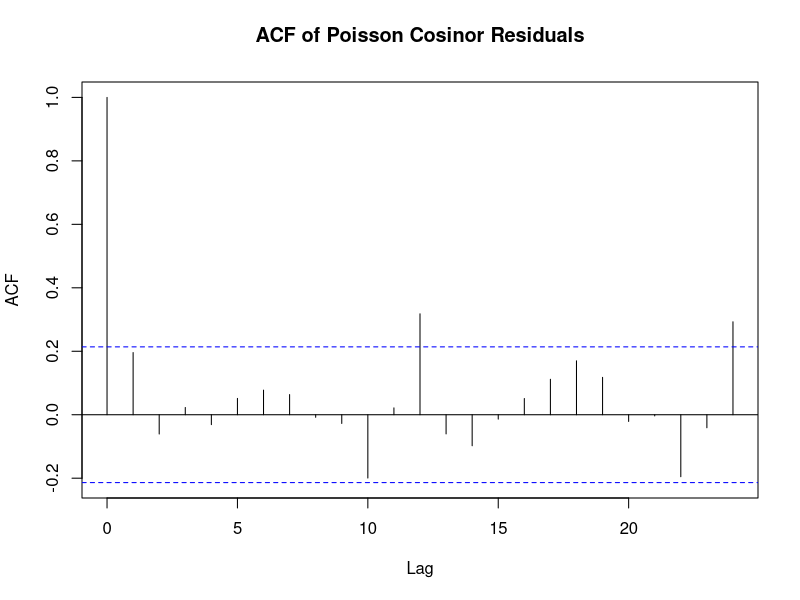
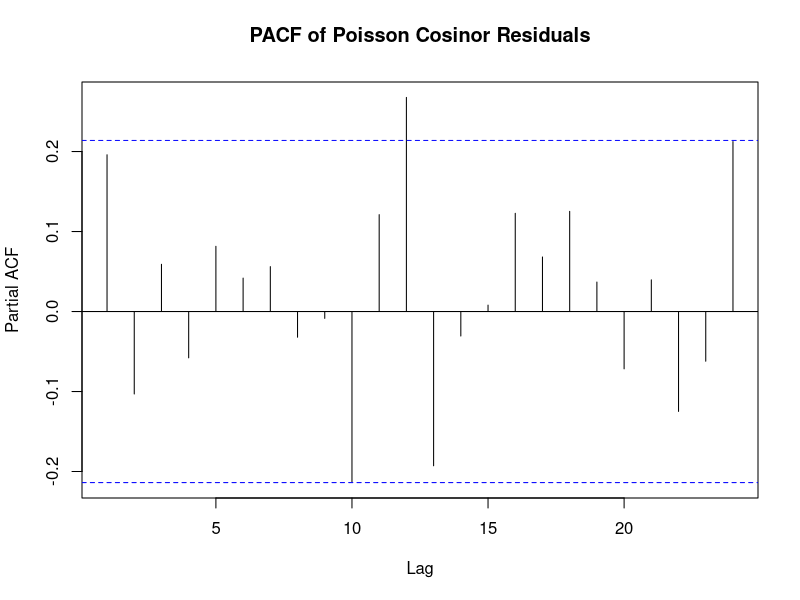
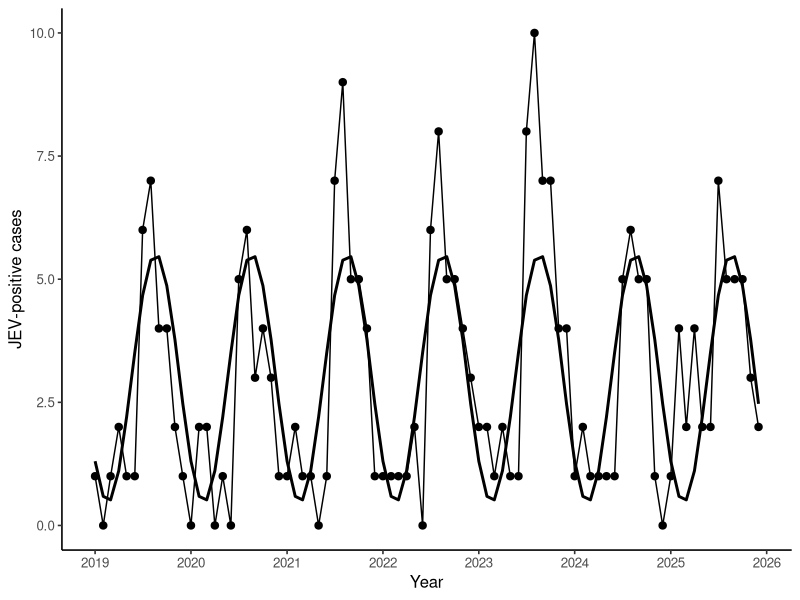
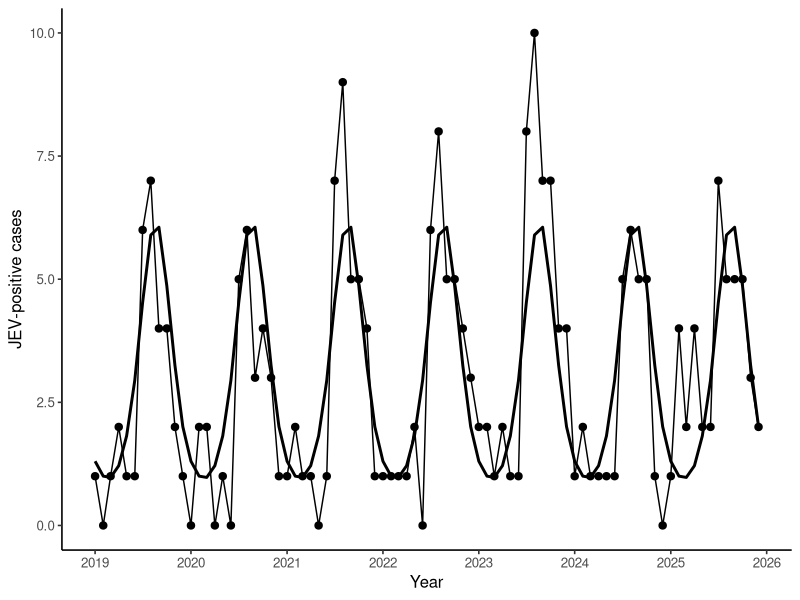
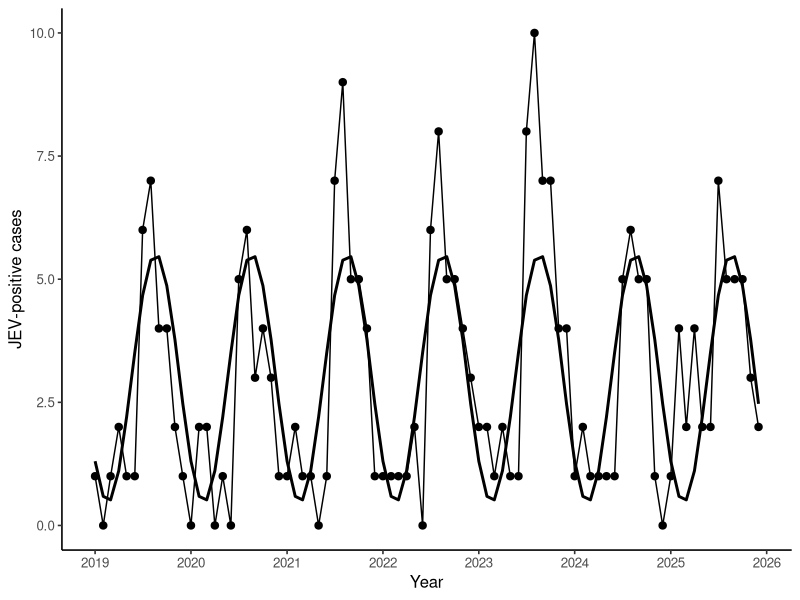
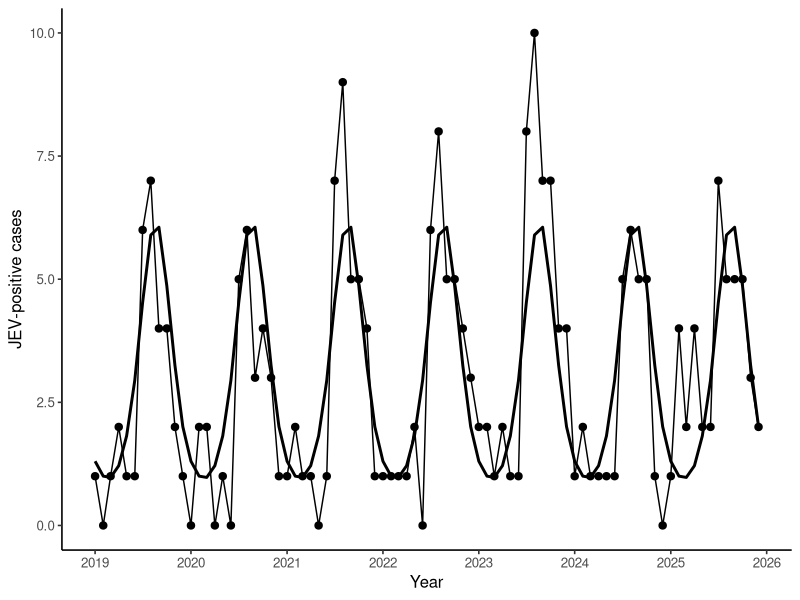

R code for these plots, in order:
# ============================================================
# R05_Cosinor_Seasonality_JEV.R
# ============================================================
# Title:
# Annual Cosinor Analysis of Monthly JEV-Positive Cases
#
# Study period:
# January 2019 – December 2025
#
# Periodicity:
# 12 months (annual seasonality)
#
# Outcome:
# Monthly number of JEV-positive cases
# ============================================================


# ============================================================
# 1. LOAD PACKAGES
# ============================================================

library(tidyverse)
library(broom)


# ============================================================
# 2. INPUT MONTHLY DATA
# ============================================================
# IMPORTANT:
# Replace this section with your actual verified monthly
# dataset if it is stored separately.
#
# Required columns:
# Year
# Month
# Positive
#
# The dataset must contain:
# 84 observations
# 251 total JEV-positive cases
# ============================================================

monthly_data <- data.frame(

  Year = rep(2019:2025, each = 12),

  Month = rep(1:12, times = 7),

  Positive = c(

    # 2019
    1, 0, 1, 2, 1, 1, 6, 7, 4, 4, 2, 1,

    # 2020
    0, 2, 2, 0, 1, 0, 5, 6, 3, 4, 3, 1,

    # 2021
    1, 2, 1, 1, 0, 1, 7, 9, 5, 5, 4, 1,

    # 2022
    1, 1, 1, 1, 2, 0, 6, 8, 5, 5, 4, 3,

    # 2023
    2, 2, 1, 2, 1, 1, 8, 10, 7, 7, 4, 4,

    # 2024
    1, 2, 1, 1, 1, 1, 5, 6, 5, 5, 1, 0,

    # 2025
    1, 4, 2, 4, 2, 2, 7, 5, 5, 5, 3, 2

  )
)


# ============================================================
# 3. DATA VALIDATION
# ============================================================

monthly_data <- monthly_data %>%
  arrange(Year, Month)


# Check number of observations

n_months <- nrow(monthly_data)


# Check total positive cases

total_positive <- sum(
  monthly_data$Positive
)


cat("\nNumber of months:", n_months, "\n")

cat(
  "Total JEV-positive cases:",
  total_positive,
  "\n"
)


# Stop if data are inconsistent

stopifnot(
  n_months == 84
)

stopifnot(
  total_positive == 251
)


# Check for missing values

if (
  any(
    is.na(monthly_data$Year) |
    is.na(monthly_data$Month) |
    is.na(monthly_data$Positive)
  )
) {

  stop(
    "Missing values detected in Year, Month, or Positive."
  )

}


# Check month range

stopifnot(
  all(monthly_data$Month %in% 1:12)
)


# ============================================================
# 4. CREATE TIME AND DATE VARIABLES
# ============================================================

monthly_data <- monthly_data %>%

  mutate(

    # Continuous monthly time index
    Time = row_number(),

    # Month name
    Month_name = factor(
      Month,
      levels = 1:12,
      labels = month.abb
    ),

    # Date variable
    Date = as.Date(
      paste(
        Year,
        Month,
        "01",
        sep = "-"
      )
    )

  )


# ============================================================
# 5. CREATE 12-MONTH HARMONIC TERMS
# ============================================================

monthly_data <- monthly_data %>%

  mutate(

    Sin12 = sin(
      2 * pi * Time / 12
    ),

    Cos12 = cos(
      2 * pi * Time / 12
    )

  )


# ============================================================
# 6. LINEAR COSINOR MODEL
# ============================================================
#
# Model:
#
# Yt = beta0 +
#      beta1*sin(2*pi*t/12) +
#      beta2*cos(2*pi*t/12) +
#      error
#
# ============================================================

cosinor_model <- lm(

  Positive ~ Sin12 + Cos12,

  data = monthly_data

)


# Model summary

print(
  summary(cosinor_model)
)


# ============================================================
# 7. TEST OVERALL COSINOR SEASONALITY
# ============================================================

# Null model:
# No seasonal harmonic terms

cosinor_null <- lm(

  Positive ~ 1,

  data = monthly_data

)


# Compare models

cosinor_anova <- anova(

  cosinor_null,
  cosinor_model

)


print(cosinor_anova)


# Extract overall p-value

cosinor_p_value <- cosinor_anova$`Pr(>F)`[2]


# ============================================================
# 8. EXTRACT COSINOR COEFFICIENTS
# ============================================================

cosinor_coefficients <- tidy(

  cosinor_model,

  conf.int = TRUE

)


print(
  cosinor_coefficients
)


# ============================================================
# 9. CALCULATE MESOR
# ============================================================

Mesor <- coef(
  cosinor_model
)["(Intercept)"]


# ============================================================
# 10. CALCULATE AMPLITUDE
# ============================================================

beta_sin <- coef(
  cosinor_model
)["Sin12"]


beta_cos <- coef(
  cosinor_model
)["Cos12"]


Amplitude <- sqrt(

  beta_sin^2 +
    beta_cos^2

)


# ============================================================
# 11. CALCULATE ACROPHASE
# ============================================================

Acrophase_rad <- atan2(

  beta_sin,
  beta_cos

)


Acrophase_deg <- (

  Acrophase_rad *
    180 / pi

)


# Convert to 0–360 degrees

Acrophase_deg <- (
  Acrophase_deg %% 360
)


# ============================================================
# 12. ESTIMATE PEAK MONTH
# ============================================================

Peak_month_number <- (

  Acrophase_deg /
    360

) * 12


Peak_month_index <- (

  round(
    Peak_month_number
  ) %% 12

)


if (
  Peak_month_index == 0
) {

  Peak_month_index <- 12

}


Peak_month_name <- month.abb[
  Peak_month_index
]


# ============================================================
# 13. MODEL R-SQUARED
# ============================================================

R_squared <- summary(
  cosinor_model
)$r.squared


Adjusted_R_squared <- summary(
  cosinor_model
)$adj.r.squared


# ============================================================
# 14. PRINT COSINOR RESULTS
# ============================================================

cat("\n")
cat("============================================\n")
cat("LINEAR COSINOR RESULTS\n")
cat("============================================\n")

cat(
  "Mesor:",
  round(Mesor, 3),
  "\n"
)

cat(
  "Amplitude:",
  round(Amplitude, 3),
  "cases\n"
)

cat(
  "Acrophase:",
  round(Acrophase_deg, 2),
  "degrees\n"
)

cat(
  "Estimated peak month:",
  Peak_month_name,
  "\n"
)

cat(
  "R-squared:",
  round(R_squared, 3),
  "\n"
)

cat(
  "Adjusted R-squared:",
  round(Adjusted_R_squared, 3),
  "\n"
)

cat(
  "Overall cosinor p-value:",
  format.pval(
    cosinor_p_value,
    digits = 4,
    eps = 0.001
  ),
  "\n"
)


# ============================================================
# 15. PREDICTED VALUES FROM LINEAR COSINOR
# ============================================================

monthly_data <- monthly_data %>%

  mutate(

    Predicted_Cosinor =
      predict(
        cosinor_model,
        newdata = monthly_data
      )

  )


# ============================================================
# 16. POISSON COSINOR MODEL
# ============================================================
#
# Monthly JEV-positive cases are count data.
# Therefore, Poisson harmonic regression is used
# as the primary count-data model.
#
# ============================================================

poisson_cosinor <- glm(

  Positive ~ Sin12 + Cos12,

  family = poisson(
    link = "log"
  ),

  data = monthly_data

)


print(
  summary(poisson_cosinor)
)


# ============================================================
# 17. POISSON NULL MODEL
# ============================================================

poisson_null <- glm(

  Positive ~ 1,

  family = poisson(
    link = "log"
  ),

  data = monthly_data

)


# ============================================================
# 18. LIKELIHOOD-RATIO TEST FOR SEASONALITY
# ============================================================

poisson_LRT <- anova(

  poisson_null,
  poisson_cosinor,

  test = "Chisq"

)


print(
  poisson_LRT
)


# Extract likelihood-ratio statistics

poisson_LR_chisq <-
  poisson_LRT$Deviance[2]

poisson_LR_df <-
  poisson_LRT$Df[2]

poisson_LR_p <-
  poisson_LRT$`Pr(>Chi)`[2]


# ============================================================
# 19. CHECK POISSON DISPERSION
# ============================================================

pearson_dispersion <- sum(

  residuals(
    poisson_cosinor,
    type = "pearson"
  )^2

) /

  poisson_cosinor$df.residual


cat("\n")
cat(
  "Poisson dispersion:",
  round(
    pearson_dispersion,
    3
  ),
  "\n"
)


# ============================================================
# 20. POISSON MODEL COEFFICIENTS
# ============================================================

poisson_results <- tidy(

  poisson_cosinor,

  conf.int = TRUE,

  exponentiate = TRUE

)


print(
  poisson_results
)


# ============================================================
# 21. RESIDUAL AUTOCORRELATION
# ============================================================

poisson_residuals <- residuals(

  poisson_cosinor,

  type = "pearson"

)


# ============================================================
# 22. LJUNG–BOX TEST
# ============================================================

ljung_box <- Box.test(

  poisson_residuals,

  lag = 12,

  type = "Ljung-Box"

)


print(
  ljung_box
)


# ============================================================
# 23. ACF
# ============================================================

acf(

  poisson_residuals,

  lag.max = 24,

  main = "ACF of Poisson Cosinor Residuals"

)


# ============================================================
# 24. PACF
# ============================================================

pacf(

  poisson_residuals,

  lag.max = 24,

  main = "PACF of Poisson Cosinor Residuals"

)


# ============================================================
# 25. POISSON PREDICTED VALUES
# ============================================================

monthly_data <- monthly_data %>%

  mutate(

    Predicted_Poisson =
      predict(
        poisson_cosinor,
        newdata = monthly_data,
        type = "response"
      )

  )


# ============================================================
# 26. PUBLICATION-QUALITY COSINOR FIGURE
# ============================================================

cosinor_plot <- ggplot(

  monthly_data,

  aes(x = Date)

) +

  # Observed monthly cases

  geom_point(

    aes(y = Positive),

    size = 2.2

  ) +

  # Observed time series

  geom_line(

    aes(y = Positive),

    linewidth = 0.5

  ) +

  # Fitted cosinor curve

  geom_line(

    aes(y = Predicted_Cosinor),

    linewidth = 1

  ) +

  labs(

    x = "Year",

    y = "JEV-positive cases"

  ) +

  scale_x_date(

    date_breaks = "1 year",

    date_labels = "%Y"

  ) +

  theme_classic(

    base_size = 12

  )


print(
  cosinor_plot
)


# ============================================================
# 27. POISSON COSINOR FIGURE
# ============================================================

poisson_plot <- ggplot(

  monthly_data,

  aes(x = Date)

) +

  geom_point(

    aes(y = Positive),

    size = 2.2

  ) +

  geom_line(

    aes(y = Positive),

    linewidth = 0.5

  ) +

  geom_line(

    aes(y = Predicted_Poisson),

    linewidth = 1

  ) +

  labs(

    x = "Year",

    y = "JEV-positive cases"

  ) +

  scale_x_date(

    date_breaks = "1 year",

    date_labels = "%Y"

  ) +

  theme_classic(

    base_size = 12

  )


print(
  poisson_plot
)


# ============================================================
# 28. FINAL SUMMARY TABLE
# ============================================================

cosinor_summary <- data.frame(

  Parameter = c(

    "Number of months",

    "Total JEV-positive cases",

    "Mesor",

    "Amplitude",

    "Acrophase",

    "Estimated peak month",

    "R-squared",

    "Adjusted R-squared",

    "Overall cosinor p-value",

    "Poisson LR chi-square",

    "Poisson LR degrees of freedom",

    "Poisson LR p-value",

    "Poisson dispersion",

    "Ljung-Box chi-square",

    "Ljung-Box degrees of freedom",

    "Ljung-Box p-value"

  ),

  Value = c(

    n_months,

    total_positive,

    round(
      Mesor,
      3
    ),

    round(
      Amplitude,
      3
    ),

    paste0(
      round(
        Acrophase_deg,
        2
      ),
      "°"
    ),

    Peak_month_name,

    round(
      R_squared,
      3
    ),

    round(
      Adjusted_R_squared,
      3
    ),

    format.pval(
      cosinor_p_value,
      digits = 4,
      eps = 0.001
    ),

    round(
      poisson_LR_chisq,
      3
    ),

    poisson_LR_df,

    format.pval(
      poisson_LR_p,
      digits = 4,
      eps = 0.001
    ),

    round(
      pearson_dispersion,
      3
    ),

    round(
      as.numeric(
        ljung_box$statistic
      ),
      3
    ),

    as.numeric(
      ljung_box$parameter
    ),

    format.pval(
      ljung_box$p.value,
      digits = 4,
      eps = 0.001
    )

  )

)


print(
  cosinor_summary
)


# ============================================================
# 29. SAVE RESULTS
# ============================================================

write.csv(

  cosinor_coefficients,

  "JEV_Cosinor_Coefficients.csv",

  row.names = FALSE

)


write.csv(

  poisson_results,

  "JEV_Poisson_Cosinor_Results.csv",

  row.names = FALSE

)


write.csv(

  cosinor_summary,

  "JEV_Cosinor_Summary.csv",

  row.names = FALSE

)


write.csv(

  monthly_data,

  "JEV_Cosinor_Predicted_Values.csv",

  row.names = FALSE

)


# ============================================================
# 30. SAVE FIGURES
# ============================================================

ggsave(

  "JEV_Cosinor_Seasonality.png",

  plot = cosinor_plot,

  width = 10,

  height = 6,

  dpi = 600

)


ggsave(

  "JEV_Poisson_Cosinor_Seasonality.png",

  plot = poisson_plot,

  width = 10,

  height = 6,

  dpi = 600

)


# ============================================================
# 31. FINAL CONSOLE SUMMARY
# ============================================================

cat("\n")
cat("============================================\n")
cat("FINAL JEV COSINOR ANALYSIS\n")
cat("============================================\n")

cat(
  "Study period: January 2019 – December 2025\n"
)

cat(
  "Months analyzed:",
  n_months,
  "\n"
)

cat(
  "JEV-positive cases:",
  total_positive,
  "\n"
)

cat(
  "Mesor:",
  round(Mesor, 3),
  "cases/month\n"
)

cat(
  "Amplitude:",
  round(Amplitude, 3),
  "cases\n"
)

cat(
  "Acrophase:",
  round(Acrophase_deg, 2),
  "degrees\n"
)

cat(
  "Estimated fitted peak:",
  Peak_month_name,
  "\n"
)

cat(
  "R-squared:",
  round(R_squared, 3),
  "\n"
)

cat(
  "Overall cosinor p-value:",
  format.pval(
    cosinor_p_value,
    digits = 4,
    eps = 0.001
  ),
  "\n"
)

cat(
  "Poisson LR chi-square:",
  round(
    poisson_LR_chisq,
    3
  ),
  "\n"
)

cat(
  "Poisson LR p-value:",
  format.pval(
    poisson_LR_p,
    digits = 4,
    eps = 0.001
  ),
  "\n"
)

cat(
  "Poisson dispersion:",
  round(
    pearson_dispersion,
    3
  ),
  "\n"
)

cat(
  "Ljung-Box p-value:",
  format.pval(
    ljung_box$p.value,
    digits = 4,
    eps = 0.001
  ),
  "\n"
)

cat("============================================\n")
